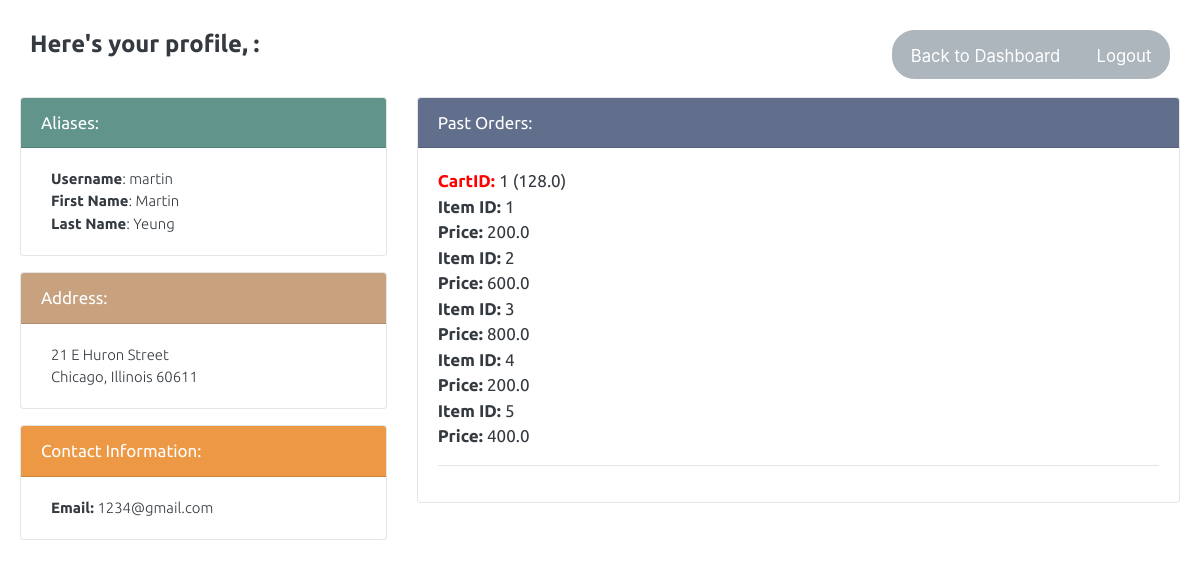
Page /profile (signed in) on the committed database.
### tables this page shows
CREATE TABLE User(
   UID INTEGER PRIMARY KEY,
   UserLevel TEXT,
   Username TEXT UNIQUE,
   Password TEXT,
   Email TEXT,
   Address TEXT,
   City Text,
   State Text,
   Zip Text,
   FirstName TEXT,
   LastName TEXT,
   OID INTEGER);

CREATE TABLE Cart(CID INTEGER PRIMARY KEY, 
                IID INTEGER, 
                Total REAL, 
                SID INTEGER, 
                UID INTEGER,
                FOREIGN KEY(IID) REFERENCES Item(IID),
                FOREIGN KEY(SID) REFERENCES Store(SID),
                FOREIGN KEY(UID) REFERENCES User(UID));

CREATE TABLE Item(IID INTEGER PRIMARY KEY, Price REAL, SID INTEGER NOT NULL, QUANTITY INTEGER, FOREIGN KEY(SID) REFERENCES Store(SID));

### cartCombo_app.py (the view)
@app.route('/profile')
def profile():
    if not session.get('logged_in'):
       return render_template('login.html')
    con = sql.connect("data/test.db")
    con.row_factory = sql.Row
    cur = con.cursor()
    query = "select * from User where UID=\'" + str(UID) + "\'"
    cur.execute(query)
    rows = cur.fetchall()
    if len(rows) == 0:
       return home()
    profile = dict();
    profile['username']= rows[0]['Username']
    profile['firstname']= rows[0]['FirstName']
    profile['lastname'] = rows[0]['LastName']
    profile['email'] = rows[0]['Email']
    profile['address'] = rows[0]['Address']
    profile['city'] = rows[0]['City']
    profile['state'] = rows[0]['State']
    profile['zip'] = rows[0]['zip']
    query = "SELECT Cart.CID AS 'CartID',Cart.Total AS 'Total',Item.IID AS 'ItemID',Item.Price AS 'Price', Item.Quantity AS 'Quantity' FROM Cart INNER JOIN CartItem ON Cart.CID = CartItem.CID INNER JOIN Item ON CartItem.IID = Item.IID WHERE UID = \'" + str(UID) + "\'"
    cur.execute(query)
    rows = cur.fetchall()
    listOfCarts = [];
    listofItems = [];
    for x in range(0, len(rows)):
      cart = dict()
      cart['cartID'] = rows[x]['CartID']
      cart['total'] = rows[x]['total']
      if(cart not in listOfCarts): listOfCarts.append(cart)
      item = dict()
      item['cartID'] = rows[x]['CartID']
      item['itemID'] = rows[x]['ItemID']
      item['price'] = rows[x]['Price']
      item['quantity'] = rows[x]['Quantity']
      if(item not in listofItems): listofItems.append(item)
    return render_template('profile.html', profile = profile, listOfItems = listofItems, listOfCarts = listOfCarts, numItemss = len(listofItems))

### templates/profile.html (shortened to what this page needs)
<!doctype html>
<html>
<head>
    <link rel="stylesheet" type="text/css" href="{{ url_for('static',filename='bootstrap_litera.min.css') }}">
    <link rel= "stylesheet" type= "text/css" href= "{{ url_for('static',filename='default_style.css') }}">
</head>
<body style="background-color: white">
    <header>
        <h2>Here's your profile, {{profile[1]}}:
            <div class="btn-group" style="float: right">
              <button type="button" class="btn btn-secondary"><a href = "/" style="color: white; text-decoration: none;"><small>Back to Dashboard</small></a>
              <button type="button" class="btn btn-secondary"><a href = "/logout" style="color: white; text-decoration: none;"><small>Logout</small></a>
    </h2>
    </header>
    <div class="wrapper">
        <div class="row">
            <div class="col-4">
                <div class="card bg-light mb-3" style="background-color: var(--light);">
                    <div class="card-header" style="background-color: var(--teal1); color: white">Aliases:</div>
                    <div class="card-body">
                        <p class="card-text"><strong>Username</strong>: {{profile['username']}}<br><strong>First Name</strong>: {{profile['firstname']}}<br><strong>Last Name</strong>: {{profile['lastname']}}</p>
                    </div>
                </div>
                <div class="card bg-light mb-3" style="background-color: var(--light);">
                    <div class="card-header" style="background-color: var(--orange1); color: white">Address:</div>
                    <div class="card-body">
                        <p class="card-text">{{profile['address']}}<br>{{profile['city']}}, {{profile['state']}} {{profile['zip']}}</p>
                    </div>
                </div>
                <div class="card bg-light mb-3" style="background-color: var(--light);">
                    <div class="card-header" style="background-color: var(--orange2); color: white">Contact Information:</div>
                    <div class="card-body">
                        <p class="card-text"><strong>Email:</strong> {{profile['email']}}</p>
                    </div>
                </div>
            </div>
            <div class="col-8">
                <div class="card bg-light mb-3" style="background-color: var(--light);">
                    <div class="card-header" style="background-color: var(--navy2); color: white">Past Orders:</div>
                    <div class="card-body">
                        {% for cart in listOfCarts %}
                        <div class="card-text"><strong style="color:red">CartID: </strong> {{cart['cartID']}} ({{cart['total']}})</div>
                            {% for item in listOfItems %}
                                {% if item["cartID"] == cart['cartID']%}
                                <div class="card-text"><strong>Item ID: </strong>{{item['itemID']}}</div>
                                <div class="card-text"><strong>Price: </strong>{{item['price']}}</div>
                                {% endif %}
                            {% endfor %}
                            <hr/>
                        {% endfor %}
                    </div>
                </div>
            </div>
        </div>
    </div>
</body>
</html>

### static/default_style.css (style rules this page uses)
:root { --darkblue: #34495e; --navy1:#495a80; --navy2:#616f8c; --neutral:#9d9291; --orange1:#c8a17e; --orange2:#ed9845; --darkorange: #df7c18; }
header { max-width: 1200px; margin: 0 auto; padding: 20px 20px 0; }
h2 { font-size: 1.4em; padding: 10px; }
p { margin-bottom: 1em; padding: 0 10px; font-family: 'Ubuntu', sans-serif; font-size: .875em; font-weight: 100; }

### templates/profile.html (style rules this page uses)
body { font-family: 'Ubuntu', sans-serif; }
.btn-group { float: right; }
.btn-secondary { margin-left: 5%; }
strong { font-weight: bold; }
.wrapper { max-width: 1200px; margin: 0 auto; padding: 20px; }

### rows in the picture
User: username "martin", firstname "Martin", lastname "Yeung", address "21 E Huron Street", city "Chicago", state "Illinois", zip "60611", email "1234@gmail.com"
Cart: cartID "1", total "128.0", itemID "1", price "200.0", itemID "2", price "600.0", itemID "3", price "800.0", itemID "4", itemID "5", price "400.0"
